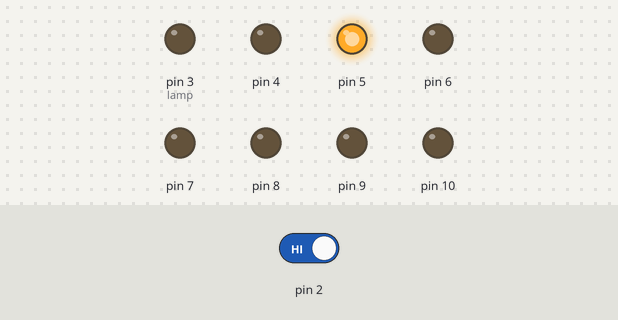
The sketch below on a simulated Arduino Uno, built with avr-gcc and run on an emulated ATmega328P. On the bench: output pins drawn as LEDs (lit = HIGH). Inputs (shaded band) come from the test bench; at power-on: pin 2 HIGH. Random numbers use the default seed unless the sketch sets one.

Above: at 1.8 s.
1.9 s: pin 2 driven LOW
At 2.4 s:
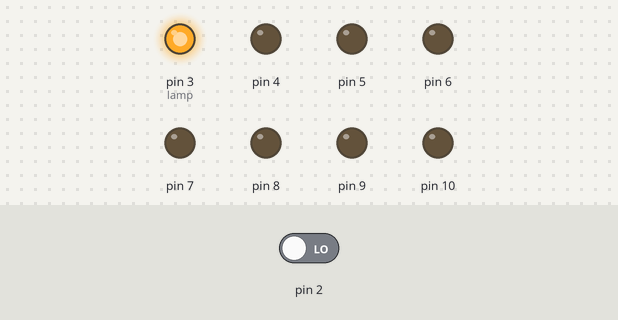
At 2.9 s:
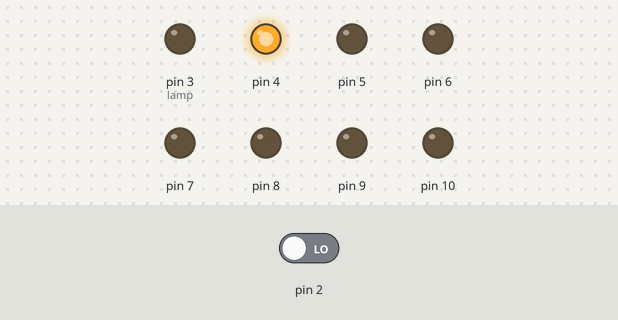
4.9 s: pin 2 driven HIGH
At 6.9 s:
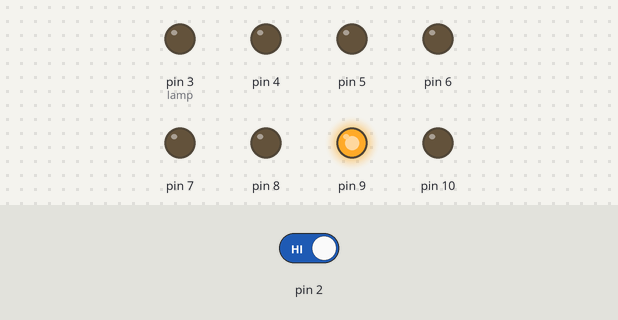
Timing chart, 0 to 13.9 s (numbered marks = the images above; inputs shaded):
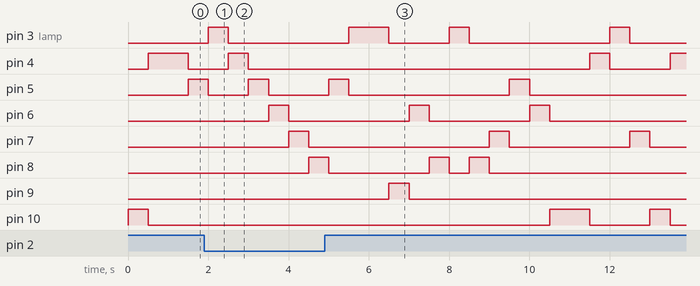

Measured:
- after the input at 1.9 s, pin 4: LOW → HIGH after 0.60 s, → LOW 0.50 s later; pin 7: LOW → HIGH after 2.1 s, → LOW 0.50 s later
- by itself, pin 5: alternates HIGH for 0.50 s and LOW for 4.0 s
- by itself, pin 6: alternates HIGH for 0.50 s and LOW for 2.5 s

The sketch:

manyLightsWith2Modes.ino
```cpp
int NROFLAMPS = 8;
int STARTLAMP = 3;
int counter = 0;

void setup() {
  // put your setup code here, to run once:
  Serial.begin(9600);
  pinMode(3,OUTPUT);
  pinMode(4,OUTPUT);
  pinMode(5,OUTPUT);
  pinMode(6,OUTPUT);
  pinMode(7,OUTPUT);
  pinMode(8,OUTPUT);
  pinMode(9,OUTPUT);
  pinMode(10,OUTPUT);

  pinMode(2,INPUT);

}

void loop() {
  // put your main code here, to run repeatedly:
  int switchState = digitalRead(2);
  int lamp = STARTLAMP;

  if(switchState == LOW){

    lamp = (counter % NROFLAMPS) + STARTLAMP;
    digitalWrite (lamp,HIGH);
    counter++;
  }
  else{ // button is pressed
    lamp = rand() % NROFLAMPS + STARTLAMP;
    digitalWrite (lamp,HIGH);
  }

  delay(500);
  digitalWrite (lamp,LOW); // turn off the lamp again

}
```
